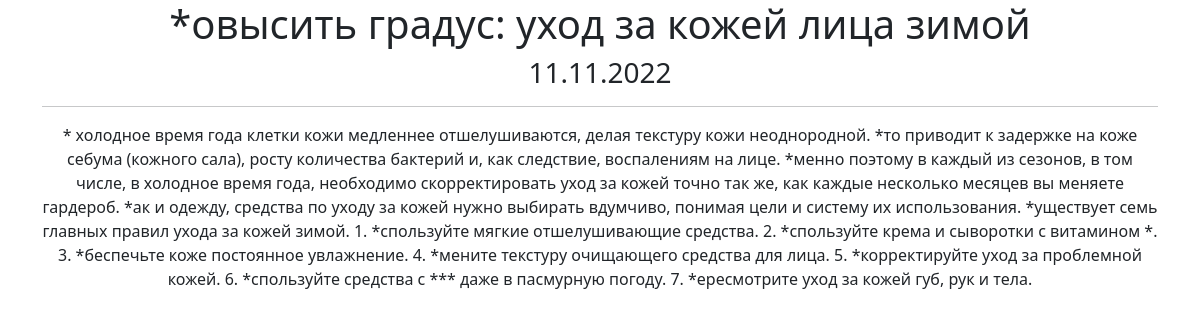
Screenshot of /news/3 with the database file from the repository.
### news/models.py (models this page shows, shortened)
class Post(models.Model):
    title = models.CharField(max_length=255)
    text = models.TextField()
    rating = models.IntegerField(default=0)
    create_time = models.DateTimeField(default=datetime.now, blank=True)
    type = models.BooleanField(default=False)   # True - article, False - news
    author = models.ForeignKey(Author, on_delete=models.CASCADE)
    category = models.ManyToManyField(Category, through='PostCategory')

### news/views.py (the view)
# urls.py: path('<int:pk>', NewsDetail.as_view()),
class NewsDetail(DetailView):
    model = Post
    template_name = 'detailednews.html'
    context_object_name = 'news'

### news/templatetags/custom_filters.py (called while the page is built)
@register.filter()
def censor(txt):
   for s in txt:
      if s.isupper():
         txt = txt.replace(s, '*')
   return txt

### templates/detailednews.html (shortened to what this page needs)
{% extends 'flatpages/default.html' %}
{% load custom_filters %}
{% block content %}
   {% if news %}
        <h1> {{ news.title|censor }}</h1>
        <h3>{{ news.create_time|date:"d.m.Y" }}</h3>
        <hr>{{ news.text|censor }}</hr>
   {% else %}
       <h2>Новостей нет!</h2>
   {% endif %}
{% endblock content %}

### rows the page displays
Post: create_time "11.11.2022", text|censor "* холодное время года клетки кожи медленнее отшелушиваются, делая текстуру кожи неоднородной. *то приводит к задержке на коже себума (кожного сала), росту количества бактерий и, как следствие, воспалениям на лице. *менно поэтому в каждый из сезонов, в том числе, в холодное время года, необходимо скорректировать уход за кожей точно так же, как каждые несколько месяцев вы меняете гардероб. *ак и одежду, средства по уходу за кожей нужно выбирать вдумчиво, понимая цели и систему их использования. *уществует семь главных правил ухода за кожей зимой. 1. *спользуйте мягкие отшелушивающие средства. 2. *спользуйте крема и сыворотки с витамином *. 3. *беспечьте коже постоянное увлажнение. 4. *мените…"
